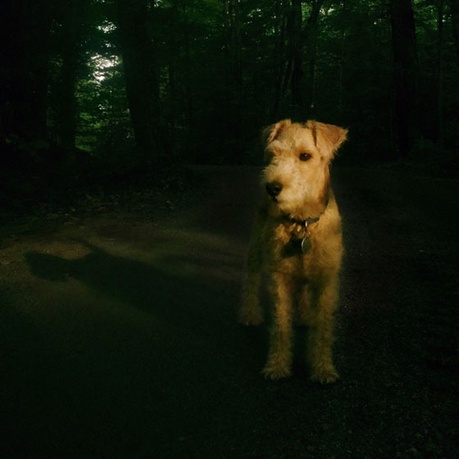
#> input picture LIME_V1.2/img/inp_10.jpg, 459 x 459 px, shrunk from 560 x 560 before the run, given in place of inp_2.jpg, which was not available
$ python His_Equ.py
#> lines starting #> are read from the running program, lines starting #| are printed output that depends on the picture; pictures that were not available may be replaced by others from this repository, and a replacement may not be noted
import cv2
import numpy as np


for i in range(2,13):
	img = cv2.imread('img/inp_' + str(i) + '.jpg',0)
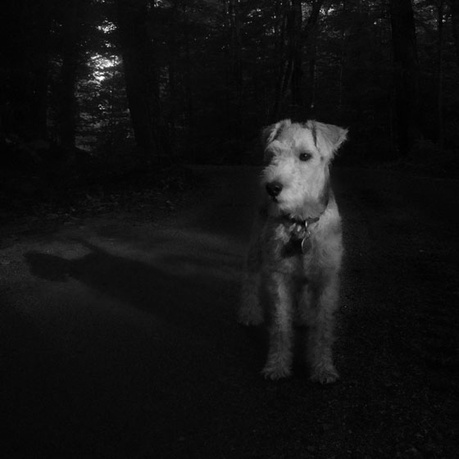
#> img: shape (459, 459); min 0, max 255, mean 18.1
	equ = cv2.equalizeHist(img)
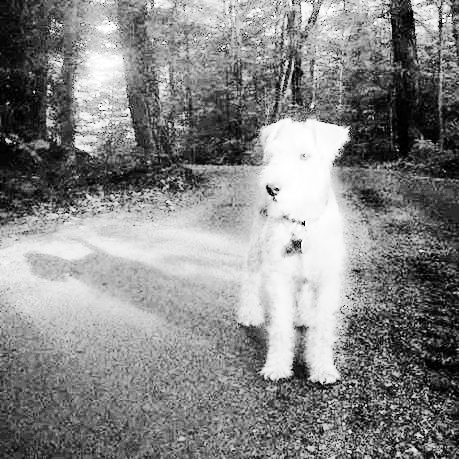
#> equ: shape (459, 459); min 0, max 255, mean 133.7
	res = np.hstack((img,equ)) #stacking images side-by-side
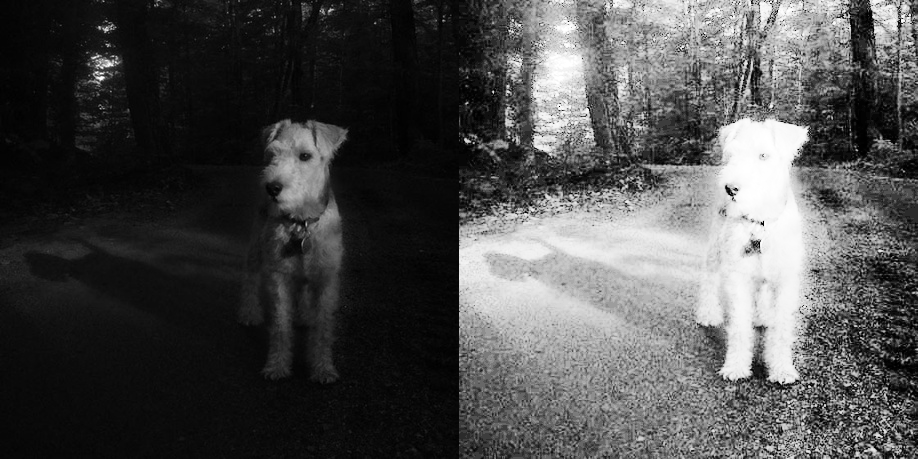
#> res: shape (459, 918); min 0, max 255, mean 75.9
	cv2.imwrite('img/out_' + str(i) + '.jpg',res)
#> pass 2 of the loop `for i in range(2,13):`:
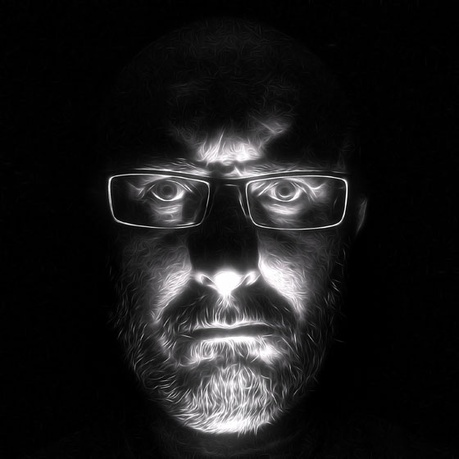
#> input picture LIME_V1.2/img/inp_11.jpg, 459 x 459 px, shrunk from 560 x 560 before the run, given in place of inp_3.jpg, which was not available
#> `equ = cv2.equalizeHist(img)`:
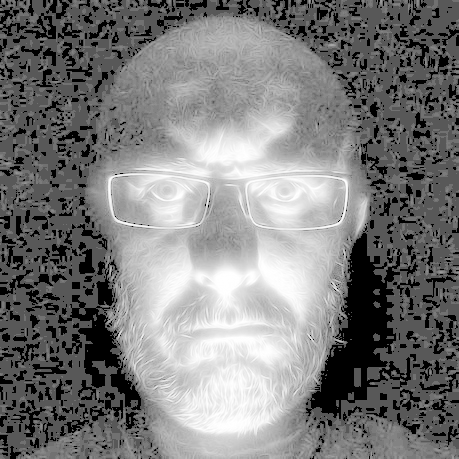
#> equ: shape (459, 459); min 0, max 255, mean 123.5
#> `res = np.hstack((img,equ))`:
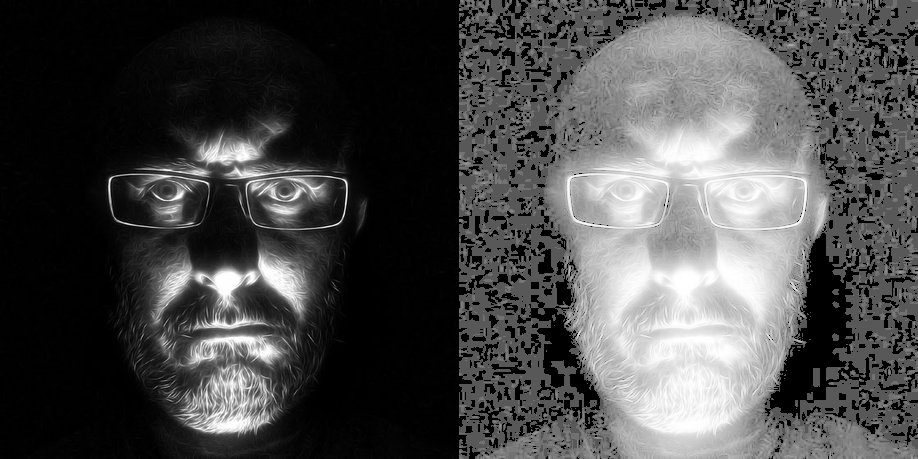
#> res: shape (459, 918); min 0, max 255, mean 74.4


# [4 lines left out: function splitfn, not called in this run]

def anorm2(a):
    return (a*a).sum(-1)
def anorm(a):
    return np.sqrt( anorm2(a) )

# [44 lines left out: functions homotrans, to_rect, rect2rect_mtx, lookat, mtx2rvec, draw_str, not called in this run]

class Sketcher:
    # [8 lines left out: function __init__, not called in this run]

    def show(self):
        cv2.imshow(self.windowname, self.dests[0])

    # [18 lines left out: functions on_mouse, splitfn, not called in this run]

def anorm2(a):
    return (a*a).sum(-1)
def anorm(a):
    return np.sqrt( anorm2(a) )

# [44 lines left out: functions homotrans, to_rect, rect2rect_mtx, lookat, mtx2rvec, draw_str, not called in this run]
